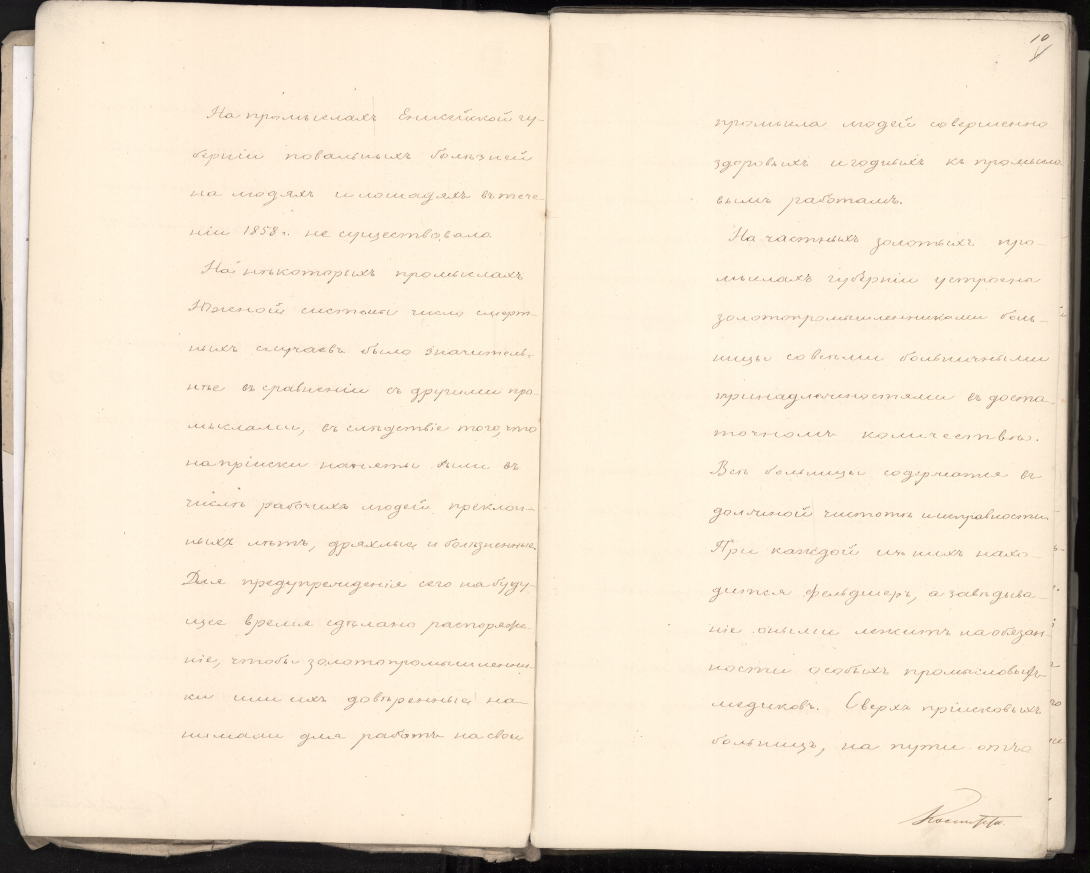
#> input picture 01color/color0012.jpg, 5446 x 4362 px, found by its file name (shown at 1/5 size); its folder holds only this picture in this run
$ python final_program.py
#> lines starting #> are read from the running program, lines starting #| are printed output that depends on the picture; after the words box and inside, x2 and y2 are one past the last pixel; in counts of white or black regions, pixels touching at a corner belong together
import numpy as np
import cv2
import os
from math import floor

folder_dir = "C:\study\kursach\my_result"
number_name = 12
count_lines = 1
for image in os.listdir(folder_dir + "\\" + "01color"):

    # 01 начальное изображение в серый
    im_color = cv2.imread(folder_dir + "\\" + "01color" + "\\" + image)
#> im_color is the input picture: shape (4362, 5446, 3); mean B, G, R 204.7, 224.2, 237.5
    im_grey = cv2.cvtColor(im_color, cv2.COLOR_BGR2GRAY)
    cv2.imwrite(folder_dir + "\\" + "02grey" + "\\" + "grey00" + str(number_name) + ".jpg", im_grey)
    # cv2.imshow("im", im_gray)
    # cv2.waitKey(0)

    # 02 серое изображение в бинарное
    # порог и изображение
    ret, im_binary = cv2.threshold(im_grey, 200, 255, cv2.THRESH_BINARY)
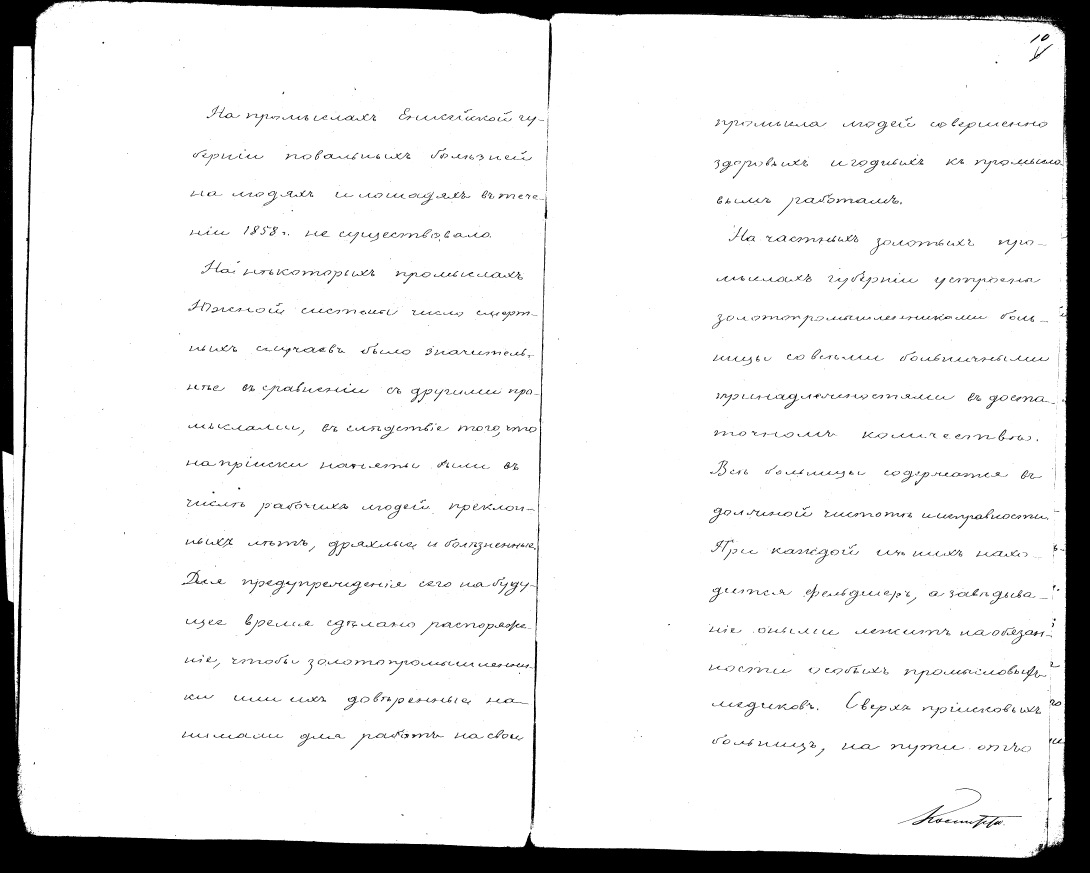
#> im_binary: shape (4362, 5446) (shown at 1/5 size); 90.8% white; 2888 black regions (2039 under 20 px), largest, box (x1, y1, x2, y2) and area: (0, 0, 5446, 4362) 1858188, (2653, 1100, 2729, 4148) 18940, (4488, 3942, 5109, 4142) 6967
    cv2.imwrite(folder_dir + "\\" + "03binary" + "\\" + "binary00" + str(number_name) + ".jpg", im_binary)

    height, width = im_binary.shape

    # 03 красим черные поля в белый
    # Если в столбце больше черного, чем белого, то перекрашиваем в белый
    start_mask = 0
    length_mask_width = floor(width * 0.001)
    for w in range(0, width, length_mask_width):
        mask = im_binary[0:height, start_mask:(start_mask + length_mask_width)]
        white = np.sum(mask == 255)
        black = np.sum(mask == 0)
        if (black * 5 > white):
            im_binary[0:height, start_mask:(start_mask + length_mask_width)] = 255
        start_mask = start_mask + length_mask_width
#> this loop made 1090 passes
#> (white, black) on passes 1 to 3: (0, 21810), (2, 21808), (220, 21590)
#> im_binary: shape (4362, 5446); 94.5% white; 2537 black regions (1685 under 20 px), largest, box (x1, y1, x2, y2) and area: (170, 4157, 2670, 4362) 391803, (2680, 3809, 5320, 4362) 274234, (2680, 0, 5320, 533) 226603
#> after the loop, start_mask = 5450

    # 04 Если в строке больше черного, чем белого, то перекрашиваем в белый
    start_mask = 0
    length_mask_height = floor(height * 0.001)
    for h in range(0, height, length_mask_height):
        mask = im_binary[start_mask:(start_mask + length_mask_height), 0:width]
        white = np.sum(mask == 255)
        black = np.sum(mask == 0)
        if (black * 4 > white):
            im_binary[start_mask:(start_mask + length_mask_height), 0:width] = 255
        start_mask = start_mask + length_mask_height
#> this loop made 1091 passes
#> (white, black) on passes 1 to 3: (1185, 20599), (1544, 20240), (2506, 19278)
#> im_binary: shape (4362, 5446); 98.5% white; 2406 black regions (1551 under 20 px), largest, box (x1, y1, x2, y2) and area: (3897, 84, 5320, 170) 14377, (170, 4172, 1311, 4200) 11158, (2680, 1100, 2729, 3152) 9103
#> after the loop, start_mask = 4364

    im_white_fields = im_binary
    cv2.imwrite(folder_dir + "\\" + "04white_fields" + "\\" + "white_fields00" + str(number_name) + ".jpg", im_white_fields)

    # 05 Если меньше 600 черных, красим в серый
    start_mask = 0
    length_mask_width = floor(width * 0.001)
    for w in range(0, width, length_mask_width):
        mask = im_white_fields[0:height, start_mask:(start_mask + length_mask_width)]
        black = np.sum(mask == 0)

        if (black < 150):
            im_white_fields[0:height, start_mask:(start_mask + length_mask_width)] = 150
        start_mask = start_mask + length_mask_width
#> this loop made 1090 passes
#> black on passes 1 to 3: 0, 0, 0
#> after the loop, start_mask = 5450

    im_grey_fields_withSpaces = im_white_fields
    cv2.imwrite(folder_dir + "\\" + "05grey_fields_withSpaces" + "\\" +
                "grey_fields_withSpaces00" + str(number_name) + ".jpg", im_grey_fields_withSpaces)

    # 06 закрашиваем промежутки между серыми столбцами
    not_grey_count = 0
    x_not_grey_start = 0

    for w in range(1, width - 1):
        if (im_grey_fields_withSpaces[0, w - 1] == 150 and im_grey_fields_withSpaces[0, w] == 255):
            x_not_grey_start = w
            w2 = w
            while (im_grey_fields_withSpaces[0, w2 + 1] == 255):
                not_grey_count = not_grey_count + 1
                w2 = w2 + 1
            if (not_grey_count + 1 < floor(width * 0.05)):  # меньше 50ти шагов
                im_grey_fields_withSpaces[0:height, x_not_grey_start:x_not_grey_start + not_grey_count + 1] = 150
            not_grey_count = 0
            x_not_grey_start = 0
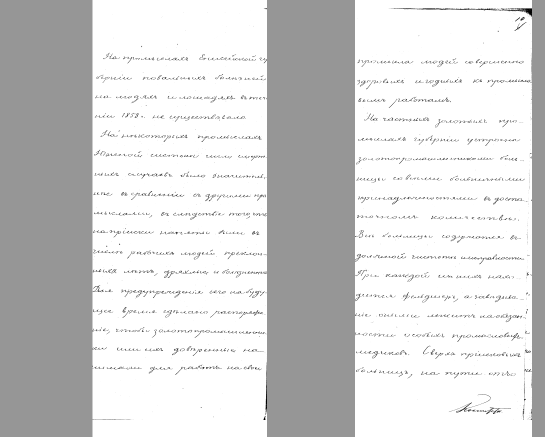
#> im_grey_fields_withSpaces: shape (4362, 5446) (shown at 1/10 size); min 0, max 255, mean 214.2
    im_grey_fields = im_grey_fields_withSpaces
    cv2.imwrite(folder_dir + "\\" + "06grey_fields" + "\\" + "grey_fields00" + str(number_name) + ".jpg", im_grey_fields)

    # 07 закрашиваем в серый поля сверху и снизу
    x_not_grey_start1 = 0
    x_not_grey_end1 = 0
    x_not_grey_start2 = 0
    x_not_grey_end2 = 0
    for w in range(1, width):
        if (im_grey_fields[0, w] == 255 and im_grey_fields[0, w - 1] == 150):
            if (x_not_grey_start1 == 0):
                x_not_grey_start1 = w
            else:
                x_not_grey_start2 = w
        if (im_grey_fields[0, w] == 255 and im_grey_fields[0, w + 1] == 150):
            if (x_not_grey_end1 == 0):
                x_not_grey_end1 = w + 1
            else:
                x_not_grey_end2 = w + 1
#> after the loop, x_not_grey_end1 = 2670; x_not_grey_start1 = 925

    start_mask_height = 0
    length_mask_height = floor(height * 0.1)
    length_mask_width_okno = floor((x_not_grey_end1 - x_not_grey_start1) * 0.5)
#> length_mask_width_okno = 872
    length_mask_width_okno2 = floor((x_not_grey_end2 - x_not_grey_start2) * 0.5)


    for h in range(0, height, length_mask_height):

        mask = im_grey_fields[start_mask_height:(start_mask_height + length_mask_height),
               x_not_grey_start1:x_not_grey_end1]
        white = np.sum(mask == 255)
        black = np.sum(mask == 0)

        mask2 = mask[0:length_mask_height, 0:length_mask_width_okno]
        mask3 = mask[0:length_mask_height, length_mask_width_okno:length_mask_width_okno * 2]
        black2 = np.sum(mask2 == 0)
        black3 = np.sum(mask3 == 0)
        if (white > black * 110 or abs(black2 - black3) > black / 1.75):
            im_grey_fields[start_mask_height:start_mask_height + length_mask_height,
            x_not_grey_start1:x_not_grey_end1] = 150

        ################ вторая станица

        mask = im_grey_fields[start_mask_height:(start_mask_height + length_mask_height),
               x_not_grey_start2:x_not_grey_end2]
        white = np.sum(mask == 255)
        black = np.sum(mask == 0)
        mask2 = mask[0:length_mask_height, 0:length_mask_width_okno2]
        mask3 = mask[0:length_mask_height, length_mask_width_okno2:length_mask_width_okno2 * 2]
        black2 = np.sum(mask2 == 0)
        black3 = np.sum(mask3 == 0)

        if (white > black * 110 or abs(black2 - black3) > black / 1.75):
            im_grey_fields[start_mask_height:start_mask_height + length_mask_height,
            x_not_grey_start2:x_not_grey_end2] = 150

        start_mask_height = start_mask_height + length_mask_height
#> this loop made 11 passes
#> pass 1, `mask2 = mask[0:length_mask_height, 0:length_mask_width_okno]`:
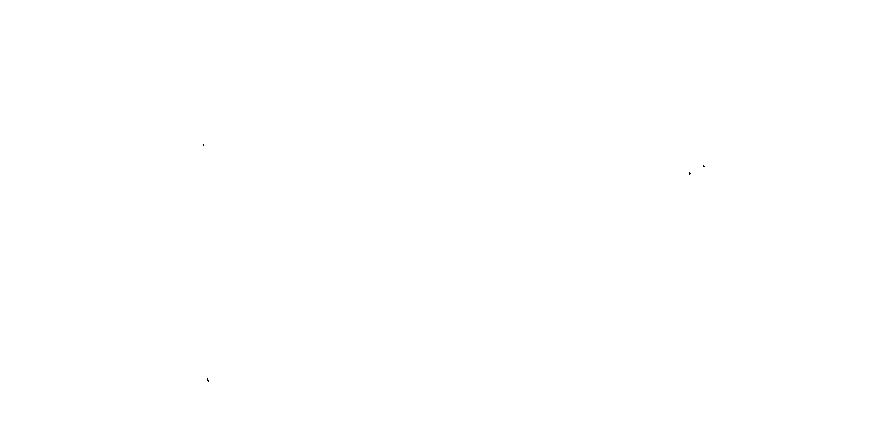
#> mask2: shape (436, 872); 100% white; black in thin lines or dots, all inside (x1, y1, x2, y2) = (203, 144, 705, 382)
#> pass 1, `mask = im_grey_fields[start_mask_height:(start_mask_height + length_ma..`:
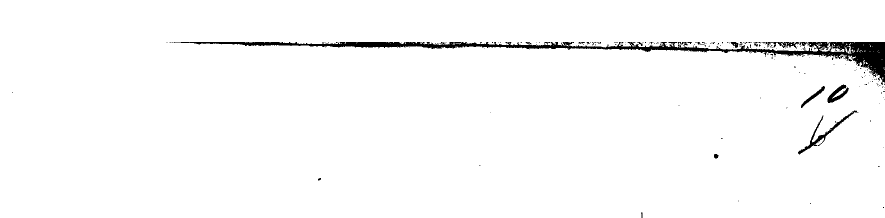
#> mask: shape (436, 1770) (shown at 1/2 size); 97.7% white; 191 black regions (177 under 20 px), largest, box (x1, y1, x2, y2) and area: (347, 84, 1770, 170) 14377, (1596, 221, 1717, 309) 1015, (1655, 169, 1698, 206) 640

    # если верх-низ не закрасился, то докрашиваем
    y_not_grey_start1 = 0
    y_not_grey_end1 = 0
    y_not_grey_start2 = 0
    y_not_grey_end2 = 0
    for h in range(1, height - 1):
        if (im_grey_fields[h, x_not_grey_start1] == 255 and im_grey_fields[h - 1, x_not_grey_start1] == 150):
            if (y_not_grey_start1 == 0):
                y_not_grey_start1 = h
        if (im_grey_fields[h, x_not_grey_start1] == 255 and im_grey_fields[h + 1, x_not_grey_start1] == 150):
            if (y_not_grey_end1 == 0):
                y_not_grey_end1 = h + 1
        if (im_grey_fields[h, x_not_grey_start2] == 255 and im_grey_fields[h - 1, x_not_grey_start2] == 150):
            if (y_not_grey_start2 == 0):
                y_not_grey_start2 = h
        if (im_grey_fields[h, x_not_grey_start2] == 255 and im_grey_fields[h + 1, x_not_grey_start2] == 150):
            if (y_not_grey_end2 == 0):
                y_not_grey_end2 = h + 1

    if y_not_grey_start1 == 0 or y_not_grey_start2 == 0:
        not_zero = max(y_not_grey_start1, y_not_grey_start2)
        y_not_grey_start1 = not_zero
        y_not_grey_start2 = not_zero
        im_grey_fields[0:y_not_grey_start1, x_not_grey_start1:x_not_grey_end1] = 150
        im_grey_fields[0:y_not_grey_start2, x_not_grey_start2:x_not_grey_end2] = 150

    im_full_grey_fields = im_grey_fields
    cv2.imwrite(folder_dir + "\\" + "07full_grey_fields" + "\\" +
                "full_grey_fields00" + str(number_name) + ".jpg", im_full_grey_fields)

    # 08 делим на сроки
    # 1 страница
    start_mask_height = y_not_grey_start1
    length_mask_height = floor((y_not_grey_end1 - y_not_grey_start1) * 0.005)
    for h in range(y_not_grey_start1, y_not_grey_end1, length_mask_height):

        mask = im_full_grey_fields[start_mask_height:(start_mask_height + length_mask_height),
               x_not_grey_start1:x_not_grey_end1]
        white = np.sum(mask == 255)
        black = np.sum(mask == 0)
        # print("1 ", white, black)

        if (white > black * 400):
            im_full_grey_fields[start_mask_height:start_mask_height + length_mask_height,
            x_not_grey_start1:x_not_grey_end1] = 150

        start_mask_height = start_mask_height + length_mask_height


    # 2 станица
    start_mask_height = y_not_grey_start1
    length_mask_height = floor((y_not_grey_end2 - y_not_grey_start2) * 0.005)
    for h in range(y_not_grey_start2, y_not_grey_end2, length_mask_height):
        mask = im_full_grey_fields[start_mask_height:(start_mask_height + length_mask_height),
               x_not_grey_start2:x_not_grey_end2]
        white = np.sum(mask == 255)
        black = np.sum(mask == 0)
        # print("2 ", white, black)

        if (white > black * 400):
            im_full_grey_fields[start_mask_height:start_mask_height + length_mask_height,
            x_not_grey_start2:x_not_grey_end2] = 150

        start_mask_height = start_mask_height + length_mask_height

    im_bad_lines = im_full_grey_fields

    # создаем список из начальных и конечных координат всех строк (вместе с лишними)
    list_start_end_1 = []
    list_start_end_2 = []

    for h in range(y_not_grey_start1, y_not_grey_end1):
        if ((abs(im_bad_lines[h, x_not_grey_start1] - 255) < 10 or abs(im_bad_lines[h, x_not_grey_start1]) < 10)
                and abs(im_bad_lines[h - 1, x_not_grey_start1] - 150) < 10):
            if (start_mask_height == 0):
                start_mask_height = h
            list_start_end_1.append(start_mask_height)

        if ((abs(im_bad_lines[h, x_not_grey_start1] - 255) < 10 or abs(im_bad_lines[h, x_not_grey_start1]) < 10)and abs(
                im_bad_lines[h + 1, x_not_grey_start1] - 150) < 10):
            if (end_mask_height == 0):
                end_mask_height = h+1
            list_start_end_1.append(end_mask_height)
        end_mask_height = 0
        start_mask_height = 0

        if ((abs(im_bad_lines[h, x_not_grey_start2] - 255) < 10 or abs(im_bad_lines[h, x_not_grey_start2]) < 10)
             and abs(im_bad_lines[h - 1, x_not_grey_start2] - 150) < 10):
            if (start_mask_height == 0):
                start_mask_height = h
            list_start_end_2.append(start_mask_height)

        if (abs(im_bad_lines[h, x_not_grey_start2] - 255) < 10
                and abs(im_bad_lines[h + 1, x_not_grey_start2] - 150) < 10):
            if (end_mask_height == 0):
                end_mask_height = h+1
            list_start_end_2.append(end_mask_height)
        end_mask_height = 0
        start_mask_height = 0

    # если строк больше, чем 17, то избавляемся от лишних
    remove_list1 = []
    remove_list2 = []
    if (len(list_start_end_1) != 34):
        for line in range(0, int(len(list_start_end_1)), 2):
            if (list_start_end_1[line+1]-list_start_end_1[line]<=length_mask_height*2):
                im_bad_lines[list_start_end_1[line]:list_start_end_1[line+1],
                x_not_grey_start1:x_not_grey_end1] = 150
                remove_list1.append(list_start_end_1[line])
                remove_list1.append(list_start_end_1[line+1])
#> this loop made 19 passes
#> line on passes 3 to 10: 4, 6, 8, 10, 12, 14, 16, 18

        for n in remove_list1:
            list_start_end_1.remove(n)
#> this loop made 2 passes
#> n on passes 1 to 2: 2459, 2476
        remove_list1.clear()


        # проходимся по каждой строке вертикальной маской 1/10
        start_mask_width = x_not_grey_start1
        length_mask_width = floor((x_not_grey_end1 - x_not_grey_start1) * 0.1)

        for line in range(0, int(len(list_start_end_1)), 2):
            black = np.sum((im_bad_lines[list_start_end_1[line]:list_start_end_1[line + 1],
                       x_not_grey_start1:x_not_grey_end1]) == 0)
            for w in range(x_not_grey_start1, x_not_grey_end1, length_mask_width):
                mask = im_bad_lines[list_start_end_1[line]:list_start_end_1[line + 1],
                       start_mask_width:start_mask_width + length_mask_width]
                black_mask = np.sum(mask == 0)
                #print(black, black_mask)
                if (black_mask*2 > black):  # !!!!
                    im_bad_lines[list_start_end_1[line]:list_start_end_1[line + 1],
                    x_not_grey_start1:x_not_grey_end1] = 150
                    remove_list1.append(list_start_end_1[line])
                    remove_list1.append(list_start_end_1[line + 1])
                    break

                start_mask_width = start_mask_width + length_mask_width
            start_mask_width = x_not_grey_start1
#> this loop made 18 passes

        for n in remove_list1:
            list_start_end_1.remove(n)
#> this loop made 2 passes
#> n on passes 1 to 2: 3785, 3924
        remove_list1.clear()


    if (len(list_start_end_2) != 34):
        for line in range(0, int(len(list_start_end_2)), 2):
            if (list_start_end_2[line+1]-list_start_end_2[line]<=length_mask_height*2):
                im_bad_lines[list_start_end_2[line]:list_start_end_2[line+1],
                x_not_grey_start2:x_not_grey_end2] = 150
                remove_list2.append(list_start_end_2[line])
                remove_list2.append(list_start_end_2[line + 1])
#> this loop made 21 passes
            # проходимся по каждой строке вертикальной маской 1/10

        for n in remove_list2:
            list_start_end_2.remove(n)
#> this loop made 6 passes
#> n on passes 1 to 6: 1524, 1541, 3088, 3105, 3904, 3924
        remove_list2.clear()

        # проходимся по каждой строке вертикальной маской 1/10
        start_mask_width = x_not_grey_start2
        length_mask_width = floor((x_not_grey_end2 - x_not_grey_start2) * 0.1)

        for line in range(0, int(len(list_start_end_2)), 2):
            black = np.sum((im_bad_lines[list_start_end_2[line]:list_start_end_2[line + 1],
                            x_not_grey_start2:x_not_grey_end2]) == 0)
            for w in range(x_not_grey_start2, x_not_grey_end2, length_mask_width):
                mask = im_bad_lines[list_start_end_2[line]:list_start_end_2[line + 1],
                       start_mask_width:start_mask_width + length_mask_width]
                black_mask = np.sum(mask == 0)
                # print(black, black_mask)
                if (black_mask * 2 > black):  # !!!!
                    im_bad_lines[list_start_end_2[line]:list_start_end_2[line + 1],
                    x_not_grey_start2:x_not_grey_end2] = 150
                    remove_list2.append(list_start_end_2[line])
                    remove_list2.append(list_start_end_2[line + 1])
                    break

                start_mask_width = start_mask_width + length_mask_width
            start_mask_width = x_not_grey_start2
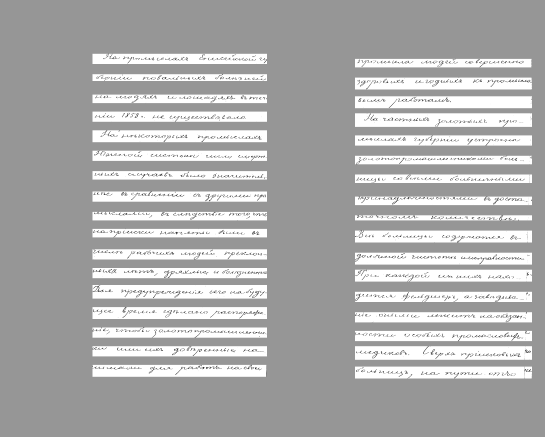
#> im_bad_lines: shape (4362, 5446) (shown at 1/10 size); min 0, max 255, mean 174.1

        for n in remove_list2:
            list_start_end_2.remove(n)
#> this loop made 2 passes
#> n on passes 1 to 2: 3836, 3887
        remove_list2.clear()

    im_lines = im_bad_lines
    cv2.imwrite(folder_dir + "\\" + "08lines" + "\\" +
                "lines00" + str(number_name) + ".jpg", im_lines)

    # 09 делим на отдельные линии и сохраняем

    for line in range(0, int(len(list_start_end_1)), 2):
        croped = im_lines[list_start_end_1[line]:list_start_end_1[line + 1], x_not_grey_start1:x_not_grey_end1]
        if count_lines < 10:
            cv2.imwrite(folder_dir + "\\" + "09final_lines" + "\\" + "line000" + str(count_lines) + ".tif", croped)
        elif count_lines < 100:
            cv2.imwrite(folder_dir + "\\" + "09final_lines" + "\\" + "line00" + str(count_lines) + ".tif", croped)
        elif count_lines < 1000:
            cv2.imwrite(folder_dir + "\\" + "09final_lines" + "\\" + "line0" + str(count_lines) + ".tif", croped)
        count_lines = count_lines + 1
#> this loop made 17 passes

    for line in range(0, int(len(list_start_end_2)), 2):
        croped = im_lines[list_start_end_2[line]:list_start_end_2[line + 1], x_not_grey_start2:x_not_grey_end2]
        if count_lines < 10:
            cv2.imwrite(folder_dir + "\\" + "09final_lines" + "\\" + "line000" + str(count_lines) + ".tif", croped)
        elif count_lines < 100:
            cv2.imwrite(folder_dir + "\\" + "09final_lines" + "\\" + "line00" + str(count_lines) + ".tif", croped)
        elif count_lines < 1000:
            cv2.imwrite(folder_dir + "\\" + "09final_lines" + "\\" + "line0" + str(count_lines) + ".tif", croped)
        count_lines = count_lines + 1
#> this loop made 17 passes
#> pass 3, `croped = im_lines[list_start_end_2[line]:list_start_end_2[line + 1], x..`:
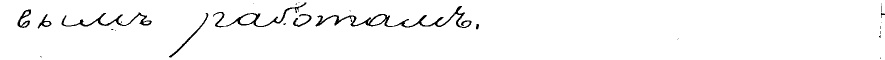
#> croped: shape (119, 1770) (shown at 1/2 size); 97.3% white; 28 black regions (19 under 20 px), largest, box (x1, y1, x2, y2) and area: (631, 12, 943, 56) 2098, (426, 5, 613, 55) 1071, (123, 24, 304, 53) 992


    number_name = number_name + 1
